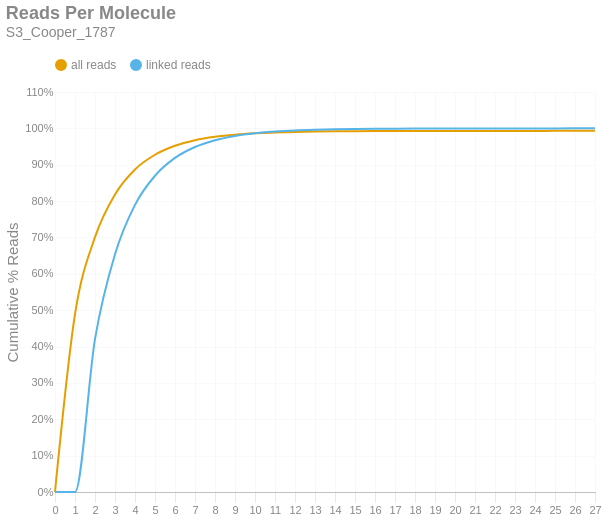

The cell this chart's notebook holds for it:
### Markdown cell above
### Reads per Molecule
This chart shows the cumulative distribution of the number of reads per linked molecule. That is, how many alignments are associated with a unique molecule. This excludes the number of reads associated with invalid or absent linked-read barcodes. The `linked` histogram is the percentages recalculated when disregarding singletons.

### Code cell
if SKIPLR:
    print_html(f"Skipped")
else:
    counts = np.bincount(valids['reads'].cast(pl.Int64).to_numpy())
    weighted = counts * np.arange(len(counts))
    all_perc = weighted / n_reads
    linked_perc = weighted / n_linked_reads
    linked_perc[1] = 0
    binned_df = pl.DataFrame({
        'readsper': list(range(len(counts))),
        'all reads (cumsum)': np.cumsum(all_perc).tolist(),
        'linked reads (cumsum)': np.cumsum(linked_perc).tolist(),
    })

    with SafeRender(binned_df):
        (
            density_plot(binned_df, 'Reads Per Molecule', samplename, 'readspmol')
            .encode(
                x=alt.X('readsper:O', title=None).axis(labelAngle=0).scale(padding=0),
                y=alt.Y('value:Q', title='Cumulative % Reads').axis(format='%').stack(False),
                color=alt.Color("key:N").scale(domain=["all reads", "linked reads"]),
                tooltip=[
                    alt.Tooltip("key:N", title="Data Type"),
                    alt.Tooltip("readsper:O", title="Reads Per Molecule"),
                    alt.Tooltip("value:Q", format=".2%", title="% Reads (Cum.)")
                ]            
            )
        ).display()

### Figure 1 — Vega-Lite specification as saved in the notebook (floating-point values rounded to 4 significant figures)
{"width": "container", "height": 400, "config": {"title": {"anchor": "start", "dy": -15, "fontSize": 18, "color": "#888888", "subtitleColor": "#888888", "subtitleFontSize": 14}, "arc": {"fill": "#0072B2"}, "axis": {"domainColor": "#888888", "domainWidth": 0.5, "gridWidth": 0.2, "grid": false, "titleFontWeight": 400, "titleFontSize": 15, "labelFontSize": 11, "labelColor": "#888888", "tickColor": "#888888", "tickWidth": 0.2, "titleColor": "#888888"}, "axisBand": {"grid": false}, "axisX": {"grid": true, "tickSize": 10, "domainCap": "round"}, "axisY": {"domain": false, "grid": true, "tickSize": 0, "domainCap": "round"}, "background": "transparent", "header": {"labelFontSize": 15, "labelColor": "#888888", "titleFontSize": 15, "titleFontWeight": 600, "titleColor": "#888888"}, "legend": {"labelFont": "sans-serif", "labelFontSize": 12, "labelColor": "#888888", "symbolSize": 100, "symbolType": "circle", "titleFontSize": 12, "titlePadding": 10, "titleColor": "#888888", "title": null, "orient": "top"}, "range": {"category": ["#E69F00", "#56B4E9", "#009E73", "#F0E442", "#0072B2", "#D55E00", "#CC79A7", "#000000"], "diverging": ["#cfe8f3", "#a2d4ec", "#73bfe2", "#46abdb", "#1696d2", "#12719e"]}, "area": {"fill": "#0072B2", "fillOpacity": 0.7, "line": true, "strokeOpacity": 0.7}, "line": {"color": "#0072B2", "stroke": "#0072B2", "strokeWidth": 2}, "trail": {"color": "#0072B2", "stroke": "#0072B2", "strokeWidth": 0, "size": 1}, "point": {"filled": true, "fillOpacity": 1.0, "size": 95}, "text": {"color": "#888888", "fontSize": 11, "align": "right", "fontWeight": 400, "size": 11}, "bar": {"fill": "#0072B2", "stroke": null}, "view": {"stroke": null, "continuousWidth": 660, "continuousHeight": 400}}, "data": {"name": "data-c284b191d27025a66cf533bcae96e64f"}, "mark": {"type": "line", "interpolate": "monotone", "point": {"opacity": 0, "size": 275}}, "encoding": {"color": {"field": "key", "scale": {"domain": ["all reads", "linked reads"]}, "type": "nominal"}, "tooltip": [{"field": "key", "title": "Data Type", "type": "nominal"}, {"field": "readsper", "title": "Reads Per Molecule", "type": "ordinal"}, {"field": "value", "format": ".2%", "title": "% Reads (Cum.)", "type": "quantitative"}], "x": {"axis": {"labelAngle": 0}, "field": "readsper", "scale": {"padding": 0}, "title": null, "type": "ordinal"}, "y": {"axis": {"format": "%"}, "field": "value", "stack": false, "title": "Cumulative % Reads", "type": "quantitative"}}, "params": [{"name": "param_c36ac31b6afebe62", "select": {"type": "point", "fields": ["key"]}, "bind": "legend"}], "title": {"text": "Reads Per Molecule", "subtitle": "S3_Cooper_1787"}, "transform": [{"fold": ["all reads (cumsum)", "linked reads (cumsum)"]}, {"calculate": "replace(datum.key, ' (cumsum)', '')", "as": "key"}, {"filter": {"param": "param_c36ac31b6afebe62"}}], "usermeta": {"embedOptions": {"downloadFileName": "S3_Cooper_1787.readspmol"}}, "$schema": "https://vega.github.io/schema/vega-lite/v6.1.0.json", "datasets": {"data-c284b191d27025a66cf533bcae96e64f": [{"readsper": 0, "all reads (cumsum)": 0.0, "linked reads (cumsum)": 0.0}, {"readsper": 1, "all reads (cumsum)": 0.4888, "linked reads (cumsum)": 0.0}, {"readsper": 2, "all reads (cumsum)": 0.7008, "linked reads (cumsum)": 0.4204}, {"readsper": 3, "all reads (cumsum)": 0.8184, "linked reads (cumsum)": 0.6536}, {"readsper": 4, "all reads (cumsum)": 0.887, "linked reads (cumsum)": 0.7895}, {"readsper": 5, "all reads (cumsum)": 0.9274, "linked reads (cumsum)": 0.8697}, {"readsper": 6, "all reads (cumsum)": 0.9521, "linked reads (cumsum)": 0.9187}, {"readsper": 7, "all reads (cumsum)": 0.9673, "linked reads (cumsum)": 0.9488}, {"readsper": 8, "all reads (cumsum)": 0.9767, "linked reads (cumsum)": 0.9675}, {"readsper": 9, "all reads (cumsum)": 0.9826, "linked reads (cumsum)": 0.9792}, {"readsper": 10, "all reads (cumsum)": 0.9863, "linked reads (cumsum)": 0.9865}, {"readsper": 11, "all reads (cumsum)": 0.9887, "linked reads (cumsum)": 0.9913}, {"readsper": 12, "all reads (cumsum)": 0.9902, "linked reads (cumsum)": 0.9942}, {"readsper": 13, "all reads (cumsum)": 0.9911, "linked reads (cumsum)": 0.9961}, {"readsper": 14, "all reads (cumsum)": 0.9918, "linked reads (cumsum)": 0.9974}, {"readsper": 15, "all reads (cumsum)": 0.9922, "linked reads (cumsum)": 0.9982}, {"readsper": 16, "all reads (cumsum)": 0.9925, "linked reads (cumsum)": 0.9988}, {"readsper": 17, "all reads (cumsum)": 0.9927, "linked reads (cumsum)": 0.9991}, {"readsper": 18, "all reads (cumsum)": 0.9928, "linked reads (cumsum)": 0.9994}, {"readsper": 19, "all reads (cumsum)": 0.9929, "linked reads (cumsum)": 0.9996}, {"readsper": 20, "all reads (cumsum)": 0.993, "linked reads (cumsum)": 0.9997}, {"readsper": 21, "all reads (cumsum)": 0.993, "linked reads (cumsum)": 0.9998}, {"readsper": 22, "all reads (cumsum)": 0.993, "linked reads (cumsum)": 0.9998}, {"readsper": 23, "all reads (cumsum)": 0.9931, "linked reads (cumsum)": 0.9999}, {"readsper": 24, "all reads (cumsum)": 0.9931, "linked reads (cumsum)": 0.9999}, {"readsper": 25, "all reads (cumsum)": 0.9931, "linked reads (cumsum)": 1.0}, {"readsper": 26, "all reads (cumsum)": 0.9931, "linked reads (cumsum)": 1.0}, {"readsper": 27, "all reads (cumsum)": 0.9931, "linked reads (cumsum)": 1.0}]}}
